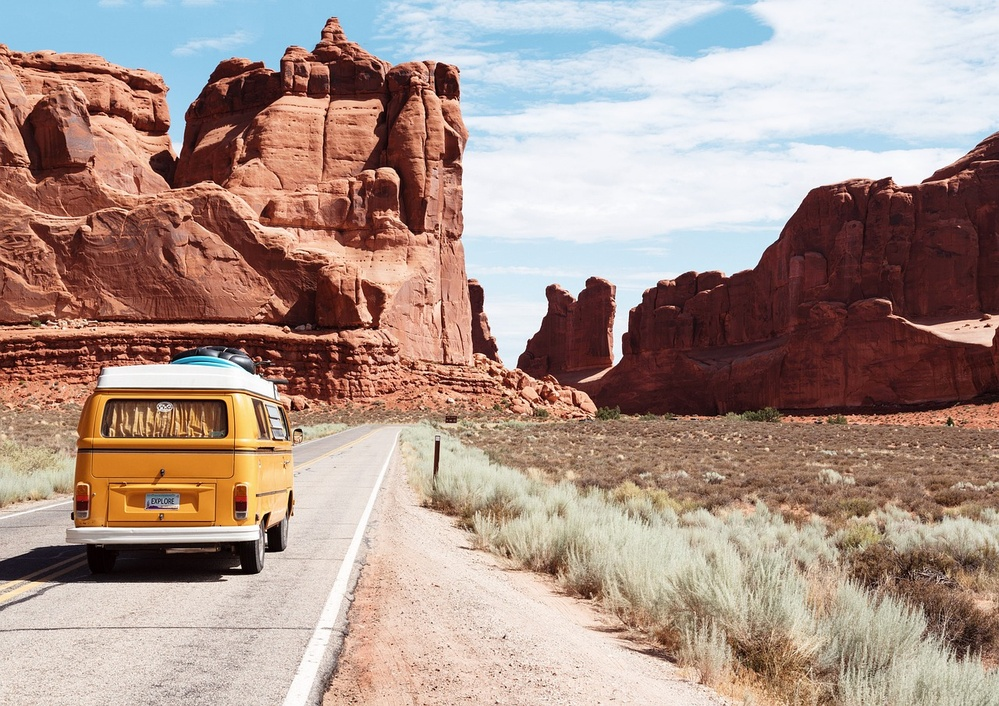
#> input picture openCV/24.사진을_그림으로_변환하기/샘플사진.jpg, 999 x 706 px, shrunk from 1280 x 905 before the run
$ python main24-01.py
#> lines starting #> are read from the running program, lines starting #| are printed output that depends on the picture
"""
여행사진을 그림으로 변환하는 코드 만들기
"""

import numpy as no
import cv2
import os

os.chdir(os.path.dirname(os.path.abspath(__file__)))

# OpenCV에서 한글경로의 파일을 읽지 못해 numpy로 파일을 읽어온다.
ff = no.fromfile('샘플사진.jpg', no.uint8)

# imdecode를 하여 numpy의 이미지 파일을 OpenCV 이미지로 불러온다.
img = cv2.imdecode(ff, cv2.IMREAD_UNCHANGED)
#> img is the input picture: shape (706, 999, 3); mean B, G, R 139.2, 148.8, 172.3

# sigma_s 값과 sigma_r 값을 조절하여 이미지를 그림화한다.
cartoon_img = cv2.stylization(img, sigma_s=100, sigma_r=0.1)
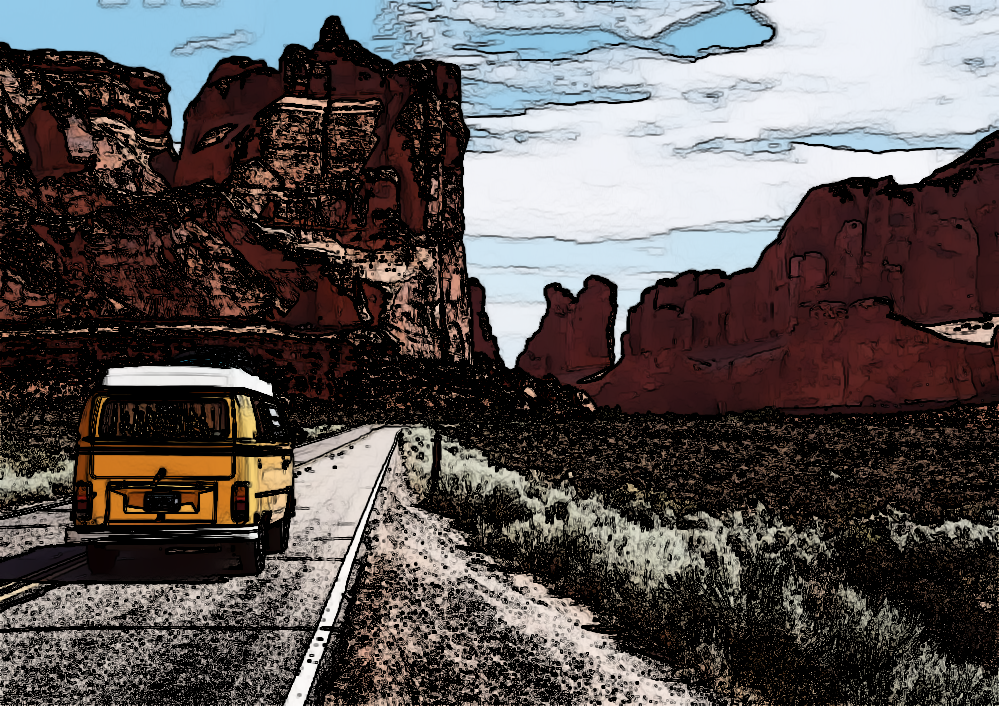
#> cartoon_img: shape (706, 999, 3); mean B, G, R 82.2, 83, 89.2

cv2.imshow('cartoon view', cartoon_img)
cv2.waitKey(0)
cv2.destroyAllWindows()
